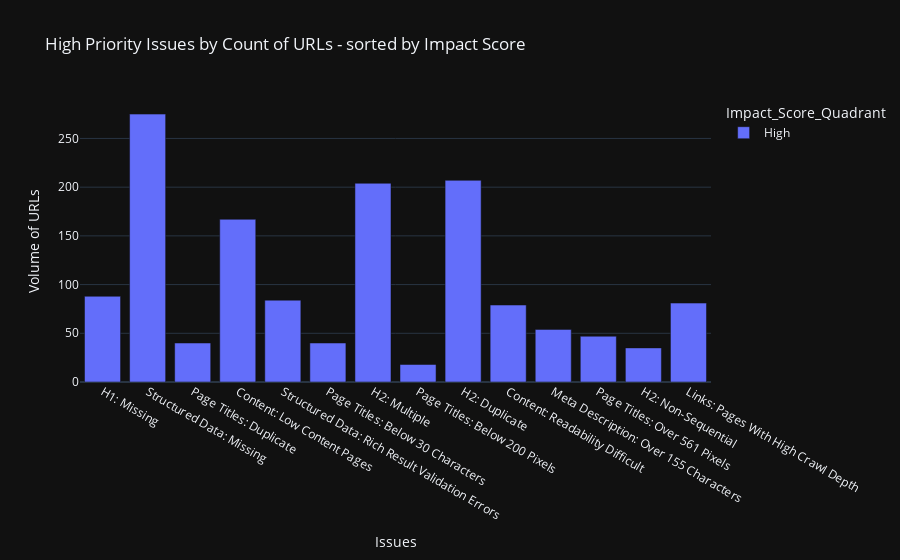
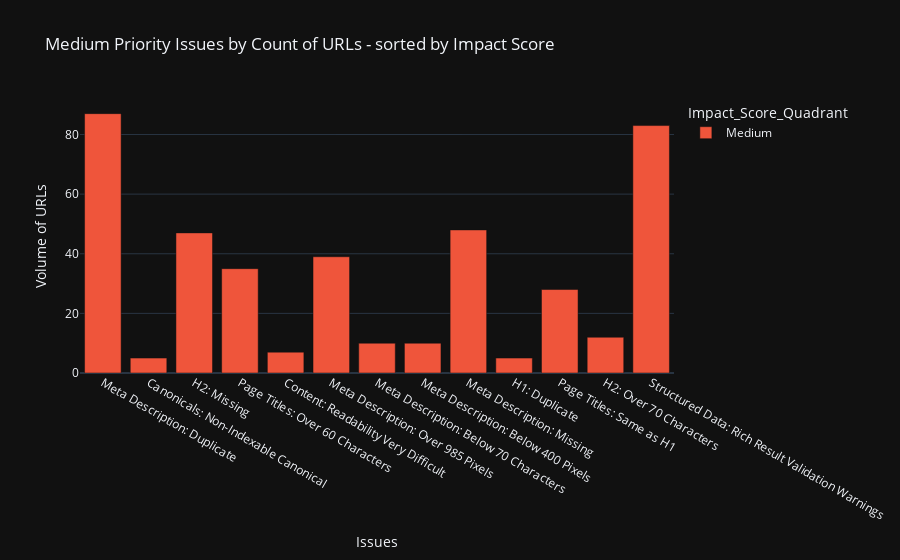
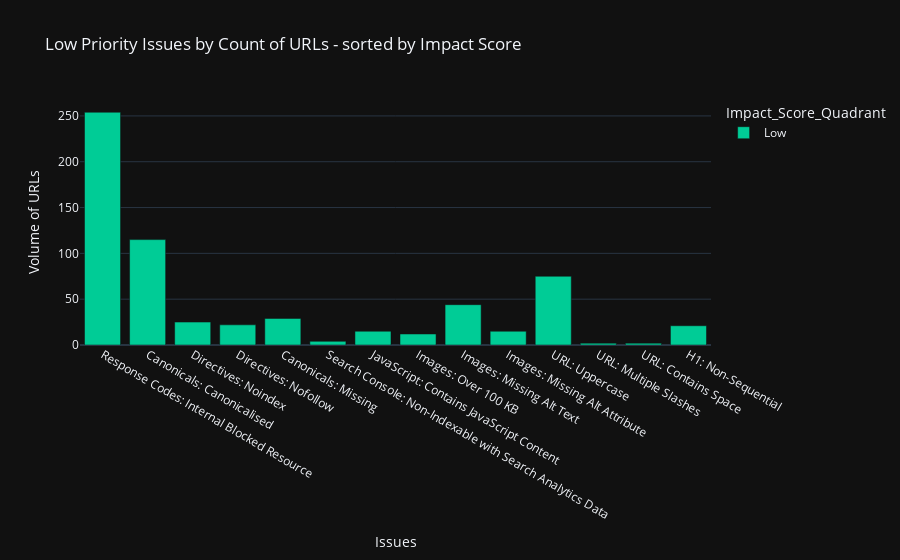
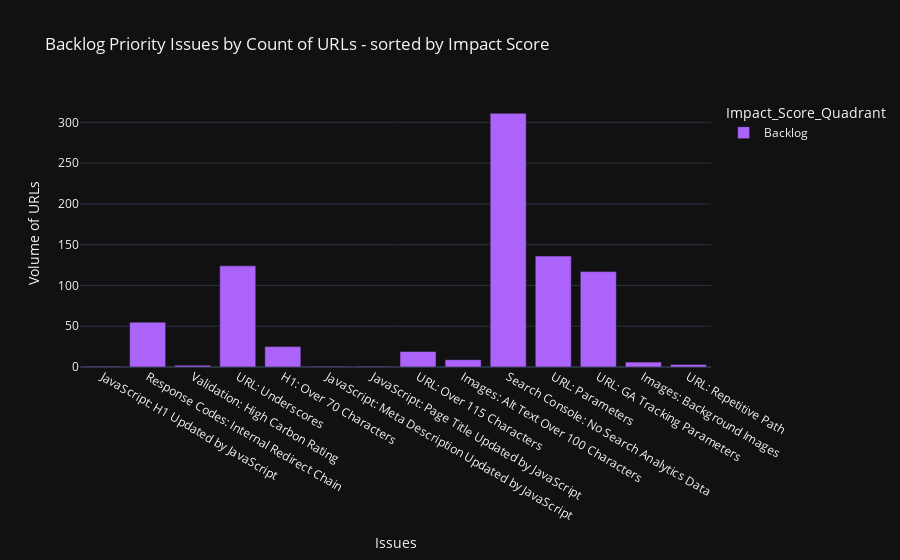

Write notebook code for charts like these, in order.
### Markdown cell above
## Visualize Impact Items & Export Data

### Code cell
from src.utils import export_data
export_path = 'export/'
export_data(issues_group, issues_df, export_path, issues_path)

### Figure 1 — Plotly figure (JSON) as saved in the notebook; plotly's stock layout.template omitted (floating-point values rounded to 4 significant figures)
{"data": [{"alignmentgroup": "True", "hovertemplate": "Impact_Score_Quadrant=High<br>Issue Name=%{x}<br>Address=%{y}<extra></extra>", "legendgroup": "High", "marker": {"color": "#636EFA", "pattern": {"shape": ""}}, "name": "High", "offsetgroup": "High", "orientation": "v", "showlegend": true, "textposition": "auto", "x": ["H1: Missing", "Structured Data: Missing", "Page Titles: Duplicate", "Content: Low Content Pages", "Structured Data: Rich Result Validation Errors", "Page Titles: Below 30 Characters", "H2: Multiple", "Page Titles: Below 200 Pixels", "H2: Duplicate", "Content: Readability Difficult", "Meta Description: Over 155 Characters", "Page Titles: Over 561 Pixels", "H2: Non-Sequential", "Links: Pages With High Crawl Depth"], "xaxis": "x", "y": [88, 275, 40, 167, 84, 40, 204, 18, 207, 79, 54, 47, 35, 81], "yaxis": "y", "type": "bar"}], "layout": {"xaxis": {"anchor": "y", "domain": [0.0, 1.0], "title": {"text": "Issues"}}, "yaxis": {"anchor": "x", "domain": [0.0, 1.0], "title": {"text": "Volume of URLs"}}, "legend": {"title": {"text": "Impact_Score_Quadrant"}, "tracegroupgap": 0}, "title": {"text": "High Priority Issues by Count of URLs - sorted by Impact Score"}, "barmode": "relative"}}

### Figure 2 — Plotly figure (JSON) as saved in the notebook; plotly's stock layout.template omitted (floating-point values rounded to 4 significant figures)
{"data": [{"alignmentgroup": "True", "hovertemplate": "Impact_Score_Quadrant=Medium<br>Issue Name=%{x}<br>Address=%{y}<extra></extra>", "legendgroup": "Medium", "marker": {"color": "#EF553B", "pattern": {"shape": ""}}, "name": "Medium", "offsetgroup": "Medium", "orientation": "v", "showlegend": true, "textposition": "auto", "x": ["Meta Description: Duplicate", "Canonicals: Non-Indexable Canonical", "H2: Missing", "Page Titles: Over 60 Characters", "Content: Readability Very Difficult", "Meta Description: Over 985 Pixels", "Meta Description: Below 70 Characters", "Meta Description: Below 400 Pixels", "Meta Description: Missing", "H1: Duplicate", "Page Titles: Same as H1", "H2: Over 70 Characters", "Structured Data: Rich Result Validation Warnings"], "xaxis": "x", "y": [87, 5, 47, 35, 7, 39, 10, 10, 48, 5, 28, 12, 83], "yaxis": "y", "type": "bar"}], "layout": {"xaxis": {"anchor": "y", "domain": [0.0, 1.0], "title": {"text": "Issues"}}, "yaxis": {"anchor": "x", "domain": [0.0, 1.0], "title": {"text": "Volume of URLs"}}, "legend": {"title": {"text": "Impact_Score_Quadrant"}, "tracegroupgap": 0}, "title": {"text": "Medium Priority Issues by Count of URLs - sorted by Impact Score"}, "barmode": "relative"}}

### Figure 3 — Plotly figure (JSON) as saved in the notebook; plotly's stock layout.template omitted (floating-point values rounded to 4 significant figures)
{"data": [{"alignmentgroup": "True", "hovertemplate": "Impact_Score_Quadrant=Low<br>Issue Name=%{x}<br>Address=%{y}<extra></extra>", "legendgroup": "Low", "marker": {"color": "#00CC96", "pattern": {"shape": ""}}, "name": "Low", "offsetgroup": "Low", "orientation": "v", "showlegend": true, "textposition": "auto", "x": ["Response Codes: Internal Blocked Resource", "Canonicals: Canonicalised", "Directives: Noindex", "Directives: Nofollow", "Canonicals: Missing", "Search Console: Non-Indexable with Search Analytics Data", "JavaScript: Contains JavaScript Content", "Images: Over 100 KB", "Images: Missing Alt Text", "Images: Missing Alt Attribute", "URL: Uppercase", "URL: Multiple Slashes", "URL: Contains Space", "H1: Non-Sequential"], "xaxis": "x", "y": [254, 115, 25, 22, 29, 4, 15, 12, 44, 15, 75, 2, 2, 21], "yaxis": "y", "type": "bar"}], "layout": {"xaxis": {"anchor": "y", "domain": [0.0, 1.0], "title": {"text": "Issues"}}, "yaxis": {"anchor": "x", "domain": [0.0, 1.0], "title": {"text": "Volume of URLs"}}, "legend": {"title": {"text": "Impact_Score_Quadrant"}, "tracegroupgap": 0}, "title": {"text": "Low Priority Issues by Count of URLs - sorted by Impact Score"}, "barmode": "relative"}}

### Figure 4 — Plotly figure (JSON) as saved in the notebook; plotly's stock layout.template omitted (floating-point values rounded to 4 significant figures)
{"data": [{"alignmentgroup": "True", "hovertemplate": "Impact_Score_Quadrant=Backlog<br>Issue Name=%{x}<br>Address=%{y}<extra></extra>", "legendgroup": "Backlog", "marker": {"color": "#AB63FA", "pattern": {"shape": ""}}, "name": "Backlog", "offsetgroup": "Backlog", "orientation": "v", "showlegend": true, "textposition": "auto", "x": ["JavaScript: H1 Updated by JavaScript", "Response Codes: Internal Redirect Chain", "Validation: High Carbon Rating", "URL: Underscores", "H1: Over 70 Characters", "JavaScript: Meta Description Updated by JavaScript", "JavaScript: Page Title Updated by JavaScript", "URL: Over 115 Characters", "Images: Alt Text Over 100 Characters", "Search Console: No Search Analytics Data", "URL: Parameters", "URL: GA Tracking Parameters", "Images: Background Images", "URL: Repetitive Path"], "xaxis": "x", "y": [1, 55, 2, 124, 25, 1, 1, 19, 9, 311, 136, 117, 6, 3], "yaxis": "y", "type": "bar"}], "layout": {"xaxis": {"anchor": "y", "domain": [0.0, 1.0], "title": {"text": "Issues"}}, "yaxis": {"anchor": "x", "domain": [0.0, 1.0], "title": {"text": "Volume of URLs"}}, "legend": {"title": {"text": "Impact_Score_Quadrant"}, "tracegroupgap": 0}, "title": {"text": "Backlog Priority Issues by Count of URLs - sorted by Impact Score"}, "barmode": "relative"}}
